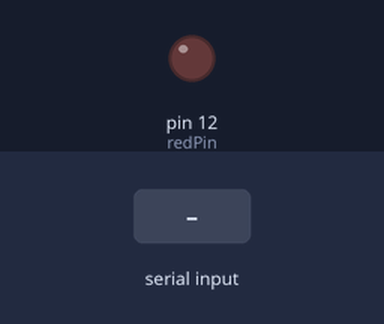
This sketch was run on a simulated Arduino Uno, built with avr-gcc and run on an emulated ATmega328P. On the bench: output pins drawn as LEDs (lit = HIGH). Dashed ring = blinking. Inputs (shaded band) come from the test bench. What the sketch prints to the serial monitor is not drawn.

Above: at 1.2 s.
1.3 s: "90,45\n" received over Serial
At 1.7 s:
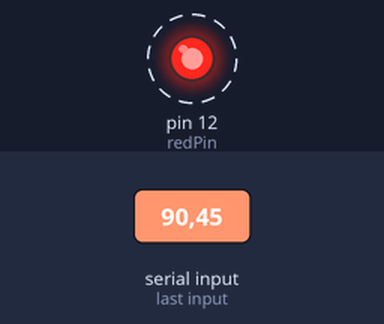
Timing chart, 0 to 10.3 s (numbered marks = the images above; inputs shaded):
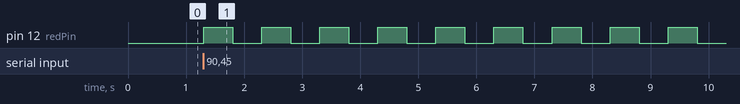

The sketch:

input_number_led_blink.ino
```cpp
int numBlinks;
String msg="How Many Blinks Do You Want";
String msg2 = "Your Number is : ";
int j;
int bt = 500;
int redPin=12;


void setup() {

Serial.begin(9600);
pinMode(redPin,OUTPUT);
  // put your setup code here, to run once:
}

void loop() {
Serial.println(msg);
while (Serial.available() == 0){

}
numBlinks = Serial.parseInt();
for (j=1;j<=numBlinks; j=j+1){
  digitalWrite(redPin, HIGH);
  delay(bt);
  digitalWrite(redPin, LOW);
  delay(bt);
}
}
```

Measured:
- after the input at 1.3 s, pin 12 (redPin): alternates HIGH for 0.50 s and LOW for 0.50 s, starting at once
